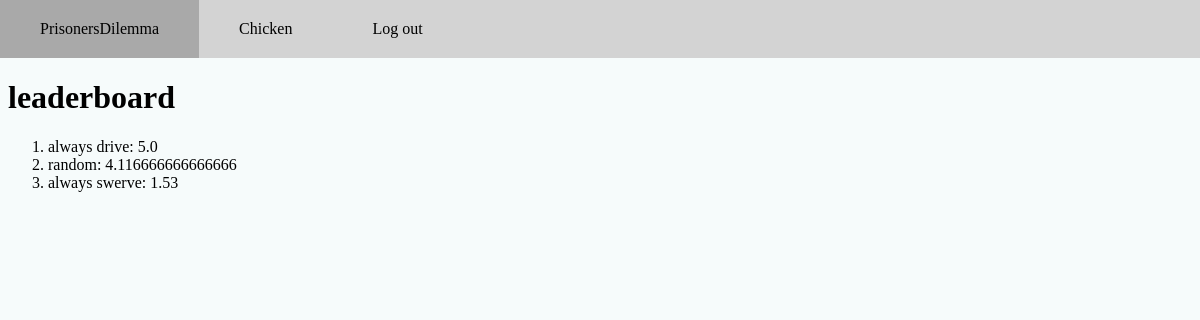
/games/leaderboard/2 (signed in), run on an earlier commit of the app's database.
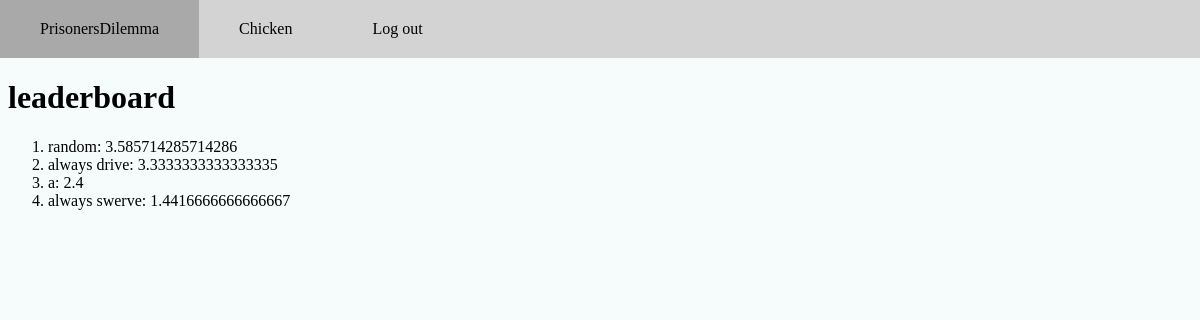
And on a later commit of the database.
### games/models.py (models this page shows, shortened)
class Player(models.Model):
    name = models.TextField(max_length=100, default="default")
    user = models.ForeignKey(User, related_name="players", on_delete=models.CASCADE)
    strategy = models.TextField(default="default")
    points = models.IntegerField(default=0)
    rounds_played = models.IntegerField(default=0)
    points_per_round = models.FloatField(default=0)
    game = models.ForeignKey(Game, related_name= 'players', on_delete=models.CASCADE)

### games/views.py (the view)
# urls.py: path("leaderboard/<int:game_id>", views.leaderboard, name="leaderboard"),
def leaderboard(request, game_id):
    game = Game.objects.get(pk=game_id)
    players = game.players.order_by("-points_per_round")
    context = {"game": game,
               "players":players}
    return render(request, "games/leaderboard.html", context)

### games/templates/games/leaderboard.html (shortened to what this page needs)
{% extends 'registration/loggedInBase.html' %}
{% block content %}
<h1>leaderboard</h1>
<ol>
    {% for player in players %}
        <li>{{player.name}}: {{player.points_per_round}}</li>
    {% endfor %}
</ol>
{% endblock %}

### prisonersDilemnaWeb/templates/registration/loggedInBase.html
{% extends 'registration/base.html' %}
{% block baseContent %}
    {% if user.is_authenticated %}
    {% block content %}
    {% endblock %}
    {% else %}
    <p>You are not logged in</p>
    <a href="{% url 'login' %}">Log In</a>
    <p></p>
    <a href="{% url 'accounts:signup' %}">Sign Up</a>
    {% endif %}
{% endblock %}

### prisonersDilemnaWeb/templates/registration/base.html (shortened to what this page needs)
<!DOCTYPE html>
<html>
<head>
  {% load static %}
      <link rel="stylesheet" type="text/css" href="{% static 'css/style.css' %}">
</head>
<body>
    <ul class="navBar">
        <li class="navBar"><a class="navBar" href="{% url 'games:gameHome' 1 %}">PrisonersDilemma</a></li>
        <li class="navBar"><a class="navBar" href="{% url 'games:gameHome' 2 %}">Chicken</a></li>
        <li class="navBar"><a class="navBar" href="{% url 'logout' %}">Log out</a></li>
    </ul>
  <main style="margin: 8px;">
      {% block baseContent %}
      {% endblock %}
  </main>
</body>
</html>

### prisonersDilemnaWeb/static/css/style.css (style rules this page uses)
body { margin: 0; background-color: #f6fbfb; }
a { text-decoration: none; color: black; }
ul.navBar { list-style-type: none; margin: 0; padding: 0; overflow: hidden; background-color: lightgray; }
a.navBar { display: block; background-color: lightgray; text-align: center; padding: 20px 40px; }
li.navBar { display: inline; float: left; }

What changed in the data, as far as the page shows it:
changed Player "random": points_per_round "4.116666666666666" → "3.585714285714286"; moves up the list
changed Player "always drive": points_per_round "5.0" → "3.3333333333333335"
added Player: name "a", points_per_round "2.4"
changed Player "always swerve": points_per_round "1.53" → "1.4416666666666667"
